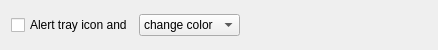
<?xml version="1.0" encoding="UTF-8"?>
<ui version="4.0">
 <class>SystrayAnimationConfigWidget</class>
 <widget class="QWidget" name="SystrayAnimationConfigWidget">
  <property name="geometry">
   <rect>
    <x>0</x>
    <y>0</y>
    <width>438</width>
    <height>50</height>
   </rect>
  </property>
  <property name="sizePolicy">
   <sizepolicy hsizetype="Preferred" vsizetype="Minimum">
    <horstretch>0</horstretch>
    <verstretch>0</verstretch>
   </sizepolicy>
  </property>
  <property name="windowTitle">
   <string>Form</string>
  </property>
  <layout class="QVBoxLayout" name="verticalLayout">
   <item>
    <layout class="QHBoxLayout" name="horizontalLayout">
     <item>
      <widget class="QCheckBox" name="enableAlert">
       <property name="toolTip">
        <string>&lt;html&gt;&lt;head/&gt;&lt;body&gt;&lt;p&gt;If enabled, alert the system tray or dock in case of a notification.&lt;/p&gt;&lt;p&gt;It depends on your desktop environment how an alert is visualized. For example, Plasma will pulsate the tray icon, while Windows will change the icon's color. You may choose to forcefully change color or even letting the icon blink, if desired.&lt;/p&gt;&lt;p&gt;Note that not all icon themes support changing the color of the tray icon.&lt;/p&gt;&lt;/body&gt;&lt;/html&gt;</string>
       </property>
       <property name="text">
        <string>Alert tray icon and</string>
       </property>
       <property name="settingsKey" stdset="0">
        <string notr="true">Systray/Alert</string>
       </property>
       <property name="defaultValue" stdset="0">
        <bool>true</bool>
       </property>
      </widget>
     </item>
     <item>
      <widget class="QComboBox" name="attentionBehavior">
       <property name="currentIndex">
        <number>1</number>
       </property>
       <property name="settingsKey" stdset="0">
        <string notr="true"/>
       </property>
       <property name="defaultValue" stdset="0">
        <number>1</number>
       </property>
       <item>
        <property name="text">
         <string>do nothing</string>
        </property>
       </item>
       <item>
        <property name="text">
         <string>change color</string>
        </property>
       </item>
       <item>
        <property name="text">
         <string>blink</string>
        </property>
       </item>
      </widget>
     </item>
     <item>
      <spacer name="horizontalSpacer">
       <property name="orientation">
        <enum>Qt::Horizontal</enum>
       </property>
       <property name="sizeHint" stdset="0">
        <size>
         <width>40</width>
         <height>20</height>
        </size>
       </property>
      </spacer>
     </item>
    </layout>
   </item>
  </layout>
 </widget>
 <resources/>
 <connections>
  <connection>
   <sender>enableAlert</sender>
   <signal>toggled(bool)</signal>
   <receiver>attentionBehavior</receiver>
   <slot>setEnabled(bool)</slot>
   <hints>
    <hint type="sourcelabel">
     <x>121</x>
     <y>26</y>
    </hint>
    <hint type="destinationlabel">
     <x>257</x>
     <y>28</y>
    </hint>
   </hints>
  </connection>
 </connections>
</ui>
